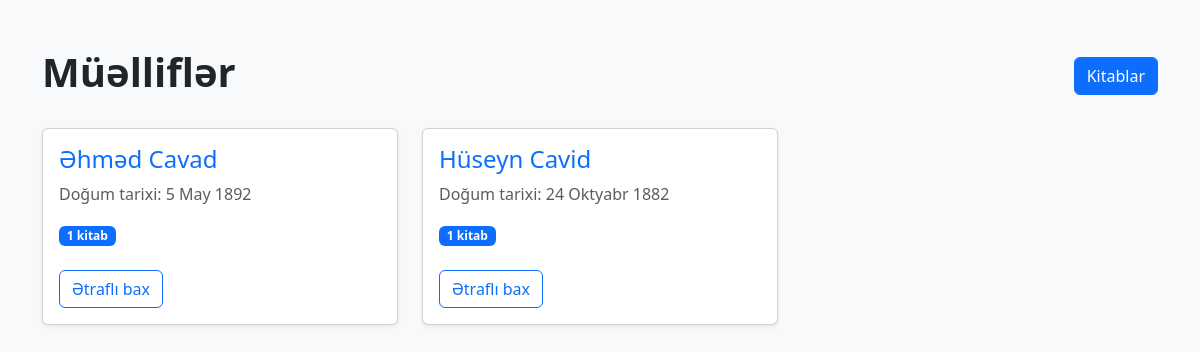
Screenshot of /authors/ with the database file from the repository.
### main/models.py (models this page shows, shortened)
class Author(models.Model):
    name = models.CharField(max_length=100)
    surname = models.CharField(max_length=100)
    birth_date = models.DateField()
    bio = models.TextField()

### main/views.py (the view)
# urls.py: path("authors/", views.authors, name="authors"),
def authors(request):
    authors = Author.objects.all()
    context = {
        "authors": authors
    }
    return render(request, "authors.html", context)

### templates/authors.html (shortened to what this page needs)
<!DOCTYPE html>
<html lang="az">
<head>
    <link href="https://cdn.jsdelivr.net/npm/bootstrap@5.3.3/dist/css/bootstrap.min.css"
          rel="stylesheet">
</head>
<body class="bg-light">
<div class="container py-5">
    <div class="d-flex justify-content-between align-items-center mb-4">
        <h1 class="fw-bold">Müəlliflər</h1>
        <a href="{% url 'books' %}" class="btn btn-primary">
            Kitablar
        </a>
    </div>
    <div class="row g-4">
        {% for author in authors %}
        <div class="col-md-6 col-lg-4">
            <div class="card shadow-sm h-100">
                <div class="card-body">
                    <h4 class="card-title">
                        <a href="{% url 'author_detail' author.id %}"
                           class="text-decoration-none">
                            {{ author.name }} {{ author.surname }}
                        </a>
                    </h4>
                    <p class="text-muted mb-3">
                        Doğum tarixi: {{ author.birth_date }}
                    </p>
                    <span class="badge text-bg-primary">
                        {{ author.books.count }} kitab
                    </span>
                    <div class="mt-4">
                        <a href="{% url 'author_detail' author.id %}"
                           class="btn btn-outline-primary">
                            Ətraflı bax
                        </a>
                    </div>
                </div>
            </div>
        </div>
        {% empty %}
        <div class="col-12">
            <div class="alert alert-info">
                Heç bir müəllif yoxdur.
            </div>
        </div>
        {% endfor %}
    </div>
</div>
</body>
</html>

### rows the page displays
Author: name "Əhməd", surname "Cavad", birth_date "5 May 1892", books.count "1"
Author: name "Hüseyn", surname "Cavid", birth_date "24 Oktyabr 1882", books.count "1"
